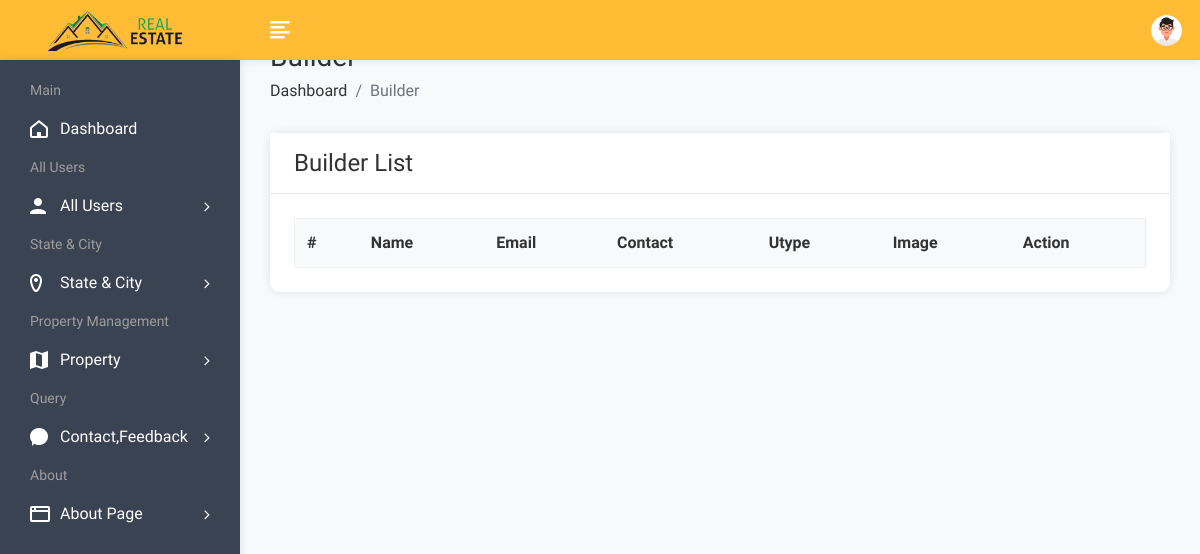
The app's page /admin/userbuilder.php (signed in), older data.
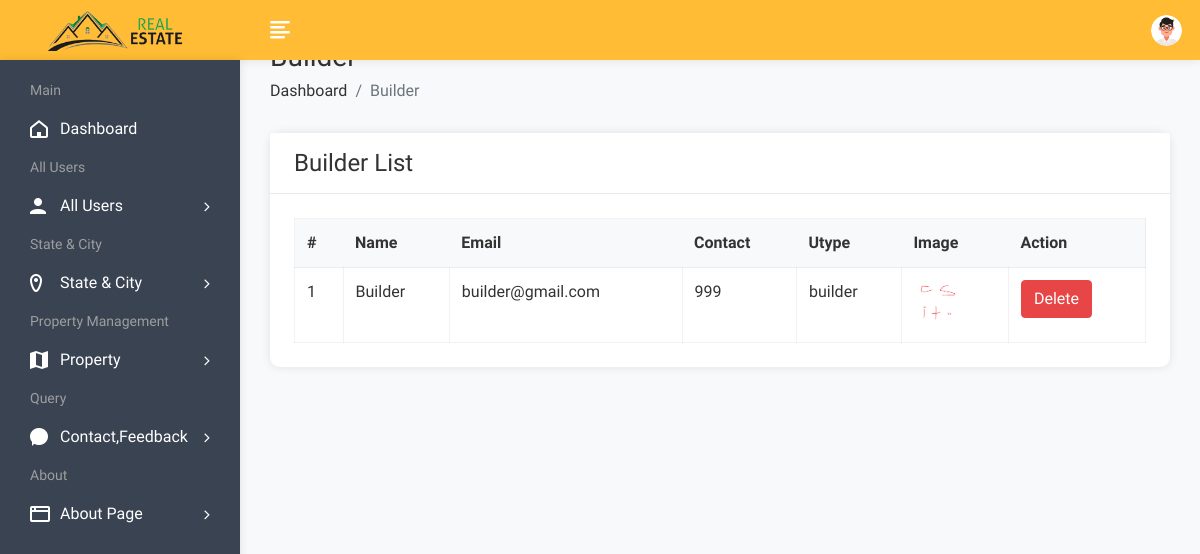
The same page, newer data.
### tables this page shows
CREATE TABLE `user` (
  `uid` int(50) NOT NULL,
  `uname` varchar(100) NOT NULL,
  `uemail` varchar(100) NOT NULL,
  `uphone` varchar(20) NOT NULL,
  `upass` varchar(50) NOT NULL,
  `utype` varchar(50) NOT NULL,
  `uimage` varchar(300) NOT NULL
);

### admin/userbuilder.php (the view, shortened to what this page needs)
<!DOCTYPE html>
<html lang="en">
<head>
        <link rel="stylesheet" href="assets/css/bootstrap.min.css">
        <link rel="stylesheet" href="assets/css/font-awesome.min.css">
        <link rel="stylesheet" href="assets/css/feathericon.min.css">
		<link rel="stylesheet" href="assets/plugins/datatables/dataTables.bootstrap4.min.css">
		<link rel="stylesheet" href="assets/plugins/datatables/responsive.bootstrap4.min.css">
		<link rel="stylesheet" href="assets/plugins/datatables/select.bootstrap4.min.css">
		<link rel="stylesheet" href="assets/plugins/datatables/buttons.bootstrap4.min.css">
        <link rel="stylesheet" href="assets/css/style.css">
    </head>
    <body>
				<?php include("header.php"); ?>
            <div class="page-wrapper">
                <div class="content container-fluid">
					<div class="page-header">
						<div class="row">
							<div class="col">
								<h3 class="page-title">Builder</h3>
								<ul class="breadcrumb">
									<li class="breadcrumb-item"><a href="dashboard.php">Dashboard</a></li>
									<li class="breadcrumb-item active">Builder</li>
								</ul>
							</div>
						</div>
					</div>
					<div class="row">
						<div class="col-sm-12">
							<div class="card">
								<div class="card-header">
									<h4 class="card-title">Builder List</h4>
								</div>
								<div class="card-body">
									<table id="basic-datatable" class="table table-bordered table-hover">
                                            <thead>
                                                <tr>
                                                    <th>#</th>
                                                    <th>Name</th>
                                                    <th>Email</th>
                                                    <th>Contact</th>
                                                    <th>Utype</th>
													<th>Image</th>
                                                    <th>Action</th>
                                                </tr>
                                            </thead>
                                            <tbody>
											<?php
												$query=mysqli_query($con,"select * from user where utype='builder'");
												$cnt=1;
												while($row=mysqli_fetch_row($query))
													{
											?>
                                                <tr>
                                                    <td><?php echo $cnt; ?></td>
                                                    <td><?php echo $row['1']; ?></td>
                                                    <td><?php echo $row['2']; ?></td>
                                                    <td><?php echo $row['3']; ?></td>
                                                    <td><?php echo $row['5']; ?></td>
													<td><img src="user/<?php echo $row['6']; ?>" height="50px" width="50px"></td>
                                                    <td><a href="userbuilderdelete.php?id=<?php echo $row['0']; ?>"><button class="btn btn-danger">Delete</button></a></td>
                                                </tr>
                                                <?php
												$cnt=$cnt+1;
												}
												?>
                                            </tbody>
                                        </table>
								</div>
							</div>
						</div>
					</div>
				</div>
			</div>
    </body>
</html>

Row changes from the older to the newer data that the page shows:
added user: uname "Builder", uemail "builder@gmail.com", uphone "999", utype "builder", uimage (picture)
